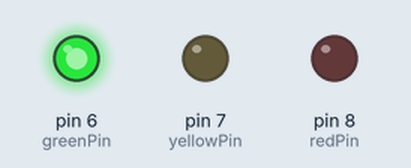
The sketch below on a simulated Arduino Uno, built with avr-gcc and run on an emulated ATmega328P. On the bench: output pins drawn as LEDs (lit = HIGH).

Above: at 5.5 s.
At 12.5 s:
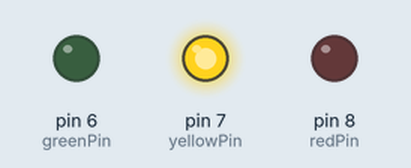
At 19.5 s:
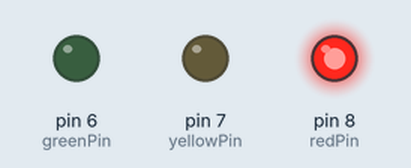
Timing chart, 0 to 32.5 s (numbered marks = the images above):
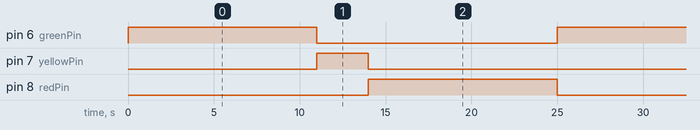

Measured:
- by itself, pin 6 (greenPin), pin 8 (redPin): alternates HIGH for 11.0 s and LOW for 14.0 s
- by itself, pin 7 (yellowPin): alternates HIGH for 3.0 s and LOW for 22.0 s
- by itself, everything shown: repeats every 25.0 s, in 3 steps

The sketch:

traffic_light.ino
```cpp
#define redPin 8
#define yellowPin 7
#define greenPin 6
const int delayInMs = 1000;

int currentPin = greenPin;

void setup() {
  pinMode(redPin, OUTPUT);
  pinMode(yellowPin, OUTPUT);
  pinMode(greenPin, OUTPUT);
}

void loop() {
  int cycleDuration = 25;
  int precautionTime = 3;
  int halfCycle = (int)((cycleDuration - precautionTime) / 2);
  // Turn off any turned on lights
  digitalWrite(currentPin, LOW);
  // Will start with the green light
  currentPin = greenPin;
  digitalWrite(currentPin, HIGH);
  for(int i = 0; i < cycleDuration; i++){
    if(i == halfCycle){
      digitalWrite(currentPin, LOW);
      currentPin = yellowPin;
      digitalWrite(currentPin, HIGH);
    }
    else if(i == halfCycle + precautionTime){
      digitalWrite(currentPin, LOW);
      currentPin = redPin;
      digitalWrite(currentPin, HIGH);
    }
    delay(delayInMs);
  }
}
```
